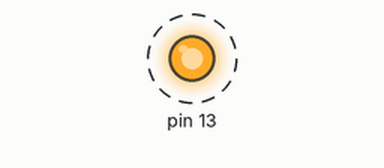
The sketch below on a simulated Arduino Uno, built with avr-gcc and run on an emulated ATmega328P. On the bench: output pins drawn as LEDs (lit = HIGH). Dashed ring = blinking.

Above: at 0.5 s.
Timing chart, 0 to 4.6 s (numbered marks = the images above):
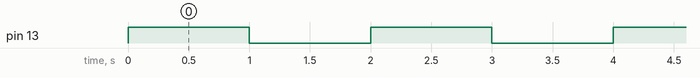

The sketch:

LED_Library.ino
```cpp
// Main
#include "Led.h"

Led Red(13);

void setup(){
Red.init();
}

void loop(){
Red.on();
delay(1000);
Red.off();
delay(1000);

}
```

Led.cpp
```cpp
//Code
#include "Led.h"


Led::Led(int pin){


_pin = pin;
}

void Led::init(){

pinMode(_pin,OUTPUT);
}

void Led::on(){

digitalWrite(_pin,1);
}

void Led::off(){

digitalWrite(_pin,0);
}
```

Led.h
```cpp
// Interface or Header

#ifndef LED_H // if not defined
#define LED_H

#include<Arduino.h>

class Led{

private:
int _pin;

public:
Led(){};         // default constructor
Led(int pin);    // the constructor

void init();     //  to initialize the pin as an output
void on();       // to turn the LED on
void off();      // to turn the LED off
};


#endif
```

Measured:
- by itself, pin 13: alternates HIGH for 1.0 s and LOW for 1.0 s
